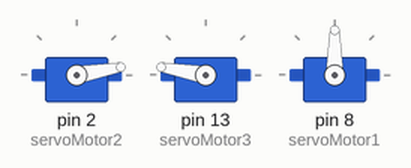
Recording of a sketch running on a simulated Arduino Uno, built with avr-gcc and run on an emulated ATmega328P. Parts: 3 × servo.

Above: at 0.05 s.
At 1.1 s:
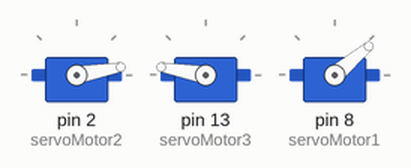
At 1.2 s:
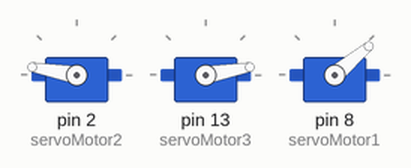
At 2.2 s:
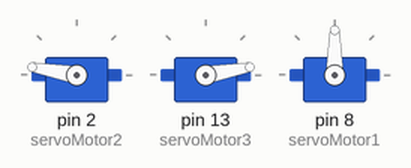
Timing chart, 0 to 5.1 s (numbered marks = the images above):
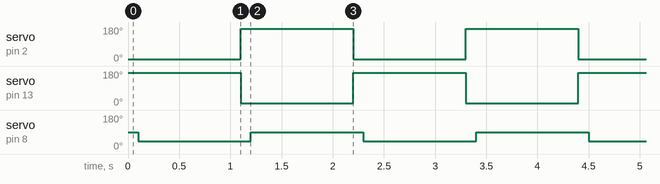

The sketch:

servomoteur_cremaillere.ino
```cpp
#include "Servo.h"

Servo servoMotor2; //  Créez un objet servo
Servo servoMotor3;
Servo servoMotor1;
void setup() {
  servoMotor2.attach(2); // Indiquez la broche à laquelle le servo est connecté
  servoMotor3.attach(13);
  servoMotor1.attach(8);  // Broche du servo
  servoMotor1.write(90);  // Ouvrir la pince
}

void loop() {
  servoMotor2.write(10); // Envoyez le servo à la position de 0 degré
  servoMotor3.write(170);
  delay(100);
  servoMotor1.write(40);  // Ouvrir la pince
  delay(1000); // Attendez 1 seconde
  servoMotor2.write(170); // Envoyez le servo à la position de 90 degrés
  servoMotor3.write(10);
  delay(100);
  servoMotor1.write(90);  // Ouvrir la pince
  delay(1000); // Attendez 1 seconde
}
```

Measured:
- by itself, servo on pin 2 (servoMotor2), servo on pin 13 (servoMotor3): alternates 170° for 1.1 s and 10° for 1.1 s
- by itself, servo on pin 8 (servoMotor1): alternates 90° for 1.1 s and 40° for 1.1 s
